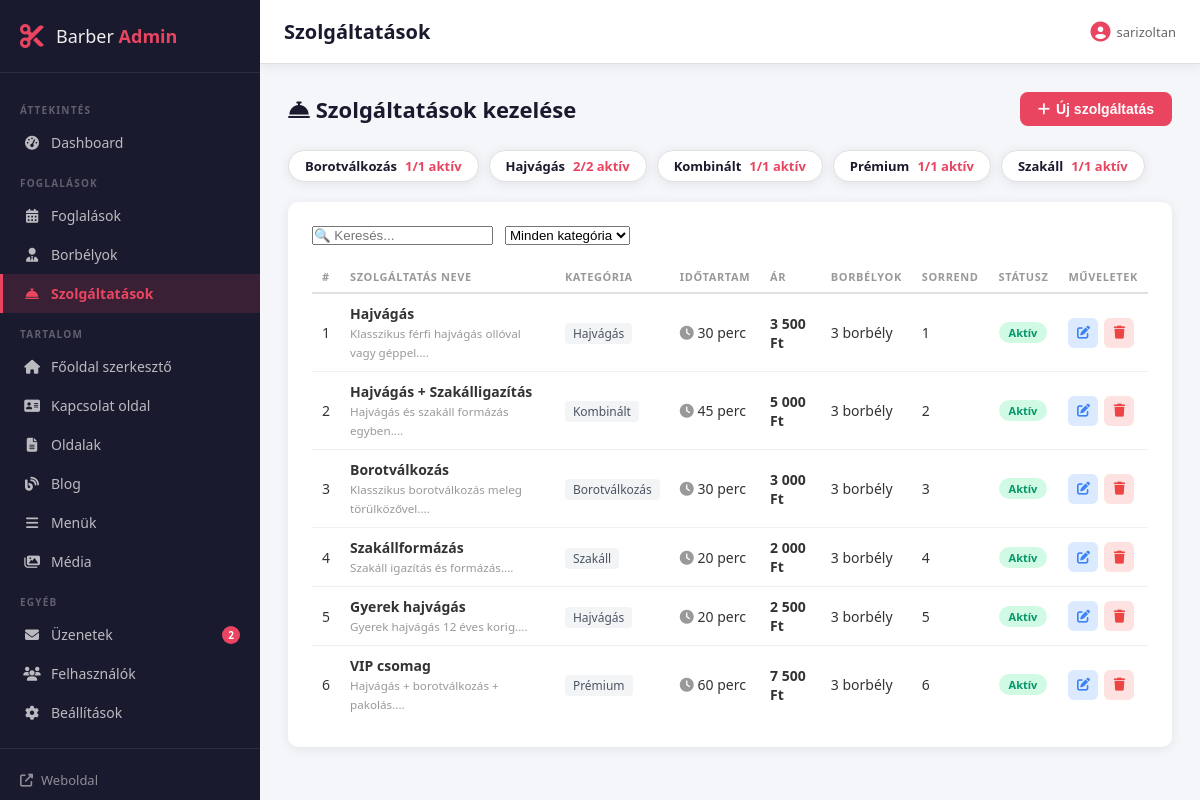
Screenshot of /admin/services.php (signed in) with the database file from the repository.
### tables this page shows
CREATE TABLE `services` (
  `id` int(11) NOT NULL,
  `name` varchar(100) NOT NULL,
  `description` text DEFAULT NULL,
  `duration` int(11) NOT NULL DEFAULT 30,
  `price` decimal(10,2) NOT NULL DEFAULT 0.00,
  `category` varchar(50) DEFAULT 'Hajvágás',
  `sort_order` int(11) DEFAULT 0,
  `active` tinyint(1) DEFAULT 1
);

### includes/functions.php (called while the page is built, shortened)
<?php
function csrf_token(): string {
    return $_SESSION['csrf_token'];
}
function e(?string $str): string {
    return htmlspecialchars((string)($str ?? ''), ENT_QUOTES, 'UTF-8');
}

### admin/services.php (the view, shortened to what this page needs)
<?php
require_once '../includes/db.php';
require_once '../includes/functions.php';
$services = $pdo->query("SELECT s.*,
    (SELECT COUNT(*) FROM staff_services ss WHERE ss.service_id = s.id) as staff_count
    FROM services s ORDER BY s.sort_order ASC, s.name ASC")->fetchAll();
require_once 'partials/header.php';
?>
<div class="page-header">
    <h2><i class="fas fa-concierge-bell"></i> Szolgáltatások kezelése</h2>
    <button class="btn btn-primary" onclick="openServiceModal()">
        <i class="fas fa-plus"></i> Új szolgáltatás
    </button>
</div>
<div class="services-summary">
    <?php
    $cats = $pdo->query("SELECT category, COUNT(*) as cnt, SUM(active) as active_cnt FROM services GROUP BY category ORDER BY category")->fetchAll();
    foreach ($cats as $cat):
    ?>
    <div class="summary-pill">
        <strong><?= e($cat['category']) ?></strong>
        <span><?= $cat['active_cnt'] ?>/<?= $cat['cnt'] ?> aktív</span>
    </div>
    <?php endforeach; ?>
</div>
<div class="card">
    <div style="margin-bottom:16px;display:flex;gap:12px;align-items:center;">
        <input type="text" id="tableSearch" placeholder="🔍 Keresés..." style="max-width:280px;">
        <select id="categoryFilter" style="max-width:200px;">
            <option value="">Minden kategória</option>
        </select>
    </div>
    <table class="admin-table" id="servicesTable">
        <thead>
            <tr>
                <th>#</th>
                <th>Szolgáltatás neve</th>
                <th>Kategória</th>
                <th>Időtartam</th>
                <th>Ár</th>
                <th>Borbélyok</th>
                <th>Sorrend</th>
                <th>Státusz</th>
                <th>Műveletek</th>
            </tr>
        </thead>
        <tbody>
            <?php if ($services): ?>
            <?php foreach ($services as $s): ?>
            <tr data-category="<?= e($s['category']) ?>">
                <td><?= $s['id'] ?></td>
                <td>
                    <strong><?= e($s['name']) ?></strong>
                    <?php if ($s['description']): ?>
                        <br><small style="color:#999;"><?= e(mb_substr($s['description'],0,60)) ?>...</small>
                    <?php endif; ?>
                </td>
                <td><span class="category-tag"><?= e($s['category']) ?></span></td>
                <td><i class="fas fa-clock" style="color:#999;"></i> <?= $s['duration'] ?> perc</td>
                <td><strong><?= number_format($s['price'],0,',',' ') ?> Ft</strong></td>
                <td><?= $s['staff_count'] ?> borbély</td>
                <td><?= $s['sort_order'] ?></td>
                <td>
                    <a href="services.php?toggle=<?= $s['id'] ?>&csrf_token=<?= csrf_token() ?>"
                       class="badge <?= $s['active'] ? 'badge-confirmed' : 'badge-cancelled' ?>"
                       style="cursor:pointer;text-decoration:none;"
                       title="Kattints a státusz változtatáshoz">
                        <?= $s['active'] ? 'Aktív' : 'Inaktív' ?>
                    </a>
                </td>
                <td>
                    <div class="table-actions">
                        <button class="action-btn edit" title="Szerkesztés"
                            onclick="openServiceModal(<?= htmlspecialchars(json_encode($s), ENT_QUOTES) ?>)">
                            <i class="fas fa-edit"></i>
                        </button>
                        <a href="services.php?delete=<?= $s['id'] ?>&csrf_token=<?= csrf_token() ?>"
                           class="action-btn delete" title="Törlés"
                           data-confirm="Biztosan törlöd ezt a szolgáltatást?">
                            <i class="fas fa-trash"></i>
                        </a>
                    </div>
                </td>
            </tr>
            <?php endforeach; ?>
            <?php else: ?>
            <tr><td colspan="9" style="text-align:center;padding:40px;color:#999;">Még nincs szolgáltatás.</td></tr>
            <?php endif; ?>
        </tbody>
    </table>
</div>
<?php require_once 'partials/footer.php'; ?>

### admin/assets/css/admin.css (style rules this page uses)
*, *::before, *::after { box-sizing: border-box; margin: 0; padding: 0; }
:root { --sidebar-w: 260px; --topbar-h: 64px; --primary: #1a1a2e; --primary-light: #16213e; --accent: #e94560; --accent-hover: #c73652; --text: #333; --text-light: #666; --text-muted: #999; --bg: #f4f6f9; --white: #fff; --border: #e0e0e0; --radius: 10px; --shadow: 0 2px 12px rgba(0,0,0,.08); --shadow-lg: 0 8px 32px rgba(0,0,0,.12); --blue: #3b82f6; --green: #10b981; --orange: #f59e0b; --red: #ef4444; --purple: #8b5cf6; --teal: #14b8a6; --transition: .2s ease; }
body { font-family: 'Segoe UI', system-ui, sans-serif; font-size: 14px; color: var(--text); background: var(--bg); }
.btn, .btn-primary { display: inline-flex; align-items: center; gap: 6px; padding: 9px 18px; border-radius: 8px; border: none; font-size: 14px; font-weight: 600; cursor: pointer; transition: all var(--transition); text-decoration: none; }
.btn-primary { background: var(--accent); color: var(--white); }
.admin-body { display: flex; min-height: 100vh; }
.admin-table { width: 100%; border-collapse: collapse; }
.admin-table th { text-align: left; font-size: 11px; text-transform: uppercase; letter-spacing: .6px; color: var(--text-muted); padding: 8px 10px; border-bottom: 2px solid var(--border); }
.admin-table td { padding: 10px; border-bottom: 1px solid #f0f0f0; vertical-align: middle; }
.admin-table tr:last-child td { border-bottom: none; }
.badge { display: inline-block; padding: 3px 10px; border-radius: 20px; font-size: 11px; font-weight: 600; }
.badge-confirmed { background: #d1fae5; color: #059669; }
.page-header { display: flex; align-items: center; justify-content: space-between; margin-bottom: 24px; }
.page-header h2 { font-size: 22px; font-weight: 700; color: var(--primary); }
.card { background: var(--white); border-radius: var(--radius); box-shadow: var(--shadow); padding: 24px; margin-bottom: 24px; }
.table-actions { display: flex; gap: 6px; }
.action-btn { width: 30px; height: 30px; border-radius: 6px; border: none; cursor: pointer; display: inline-flex; align-items: center; justify-content: center; font-size: 13px; transition: all var(--transition); text-decoration: none; }
.action-btn.edit { background: #dbeafe; color: var(--blue); }
.action-btn.delete { background: #fee2e2; color: var(--red); }

### admin/services.php (style rules this page uses)
.services-summary { display: flex; gap: 10px; flex-wrap: wrap; margin-bottom: 20px; }
.summary-pill { background: var(--white); border: 1px solid var(--border); border-radius: 20px; padding: 6px 16px; font-size: 13px; display: flex; gap: 8px; align-items: center; box-shadow: var(--shadow); }
.summary-pill strong { color: var(--primary); }
.summary-pill span { color: var(--accent); font-weight: 600; }
.category-tag { background: #f3f4f6; color: #4b5563; padding: 2px 8px; border-radius: 4px; font-size: 12px; }

### rows the page displays
services: id "1", name "Hajvágás", description "Klasszikus férfi hajvágás ollóval vagy géppel.", category "Hajvágás", duration "30", price "3 500", staff_count "3", sort_order "1", active "Aktív"
services: id "2", name "Hajvágás + Szakálligazítás", description "Hajvágás és szakáll formázás egyben.", category "Kombinált", duration "45", price "5 000", staff_count "3", sort_order "2", active "Aktív"
services: id "3", name "Borotválkozás", description "Klasszikus borotválkozás meleg törülközővel.", category "Borotválkozás", duration "30", price "3 000", staff_count "3", sort_order "3", active "Aktív"
services: id "4", name "Szakállformázás", description "Szakáll igazítás és formázás.", category "Szakáll", duration "20", price "2 000", staff_count "3", sort_order "4", active "Aktív"
services: id "5", name "Gyerek hajvágás", description "Gyerek hajvágás 12 éves korig.", category "Hajvágás", duration "20", price "2 500", staff_count "3", sort_order "5", active "Aktív"
services: id "6", name "VIP csomag", description "Hajvágás + borotválkozás + pakolás.", category "Prémium", duration "60", price "7 500", staff_count "3", sort_order "6", active "Aktív"

### other values shown
$new_msg "2"
$page_title "Szolgáltatások"
current_admin()['name'] "sarizoltan"
$cat['category'] "Borotválkozás"
$cat['active_cnt'] "1"
$cat['cnt'] "1"
$cat['category'] "Hajvágás"
$cat['active_cnt'] "2"
$cat['cnt'] "2"
$cat['category'] "Kombinált"
$cat['category'] "Prémium"
$cat['category'] "Szakáll"
